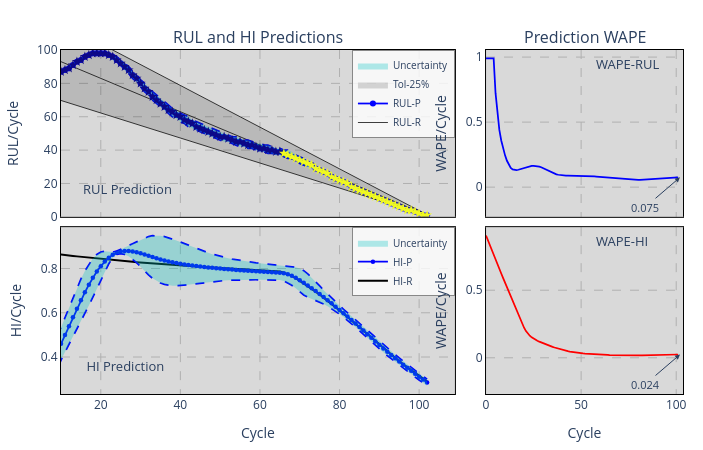

This figure's notebook cell:
### Code cell
params = df.iloc[9,1:].values
m,nI,nR,nO,mO,N1,N2,N3,τ,act = ParseParams(params)
X, Y, Z, kX = PrepareData(RS, HI, W, nI, nO, mO)
ref, J, L = RefEoL(sig, EOL, kX)   # avisa se o fluxo não alcança o EoL
if isinstance(nR, str): nR = ast.literal_eval(nR)


# RUL intervalar (RULInterv2): protocolo 3 na janela de entrada + análise intervalar da rede (pesos numéricos)
RHO = 0.76                  # rho inicial: múltiplo do erro estimado do HI (eP) somado/subtraído aos valores previstos
# rho dinâmico (sugestão 3): subida de gradiente online em V = média(cov*sp) do HI
RHO_DYN = True              # False: rho estático (= RHO)
RHO_ETA, RHO_T, RHO_BETA = 0.51, 0.51, 0.59   # passo, temperatura da cobertura suavizada (escore |e|/e_est), momento
RHO_MIN, RHO_MAX = 1e-2, 10
INTR_STATE = 'reset'        # estado recorrente intervalar: 'reset' (só a incerteza da janela do passo) ou 'carry' (propagado)

teda=AutoCloud(m=m,nI=nI,nR=nR,nO=nO,ηS=[N1,N2,N3],act=act,
               tau=τ,eol=EOL,ref=ref,wtaG=WTAG,wtaP=WTAP,feedback=FEEDBACK,mO=mO,
               rho=RHO,lam=LAM,intr_state=INTR_STATE,
               rho_dyn=RHO_DYN,rho_eta=RHO_ETA,rho_T=RHO_T,rho_beta=RHO_BETA,rho_min=RHO_MIN,rho_max=RHO_MAX,
               ff_rls=0.91,dt_rls=27
               )

for j,_ in enumerate(X[:J]):

    teda.run(X[j])
    teda.RUL_Prediction(Y[j],mode='interval',lim=L,show=False)
    teda.WAPE_HI2(Y[j],Z[j])
    teda.Adapt(Y[j],Z[j])
    teda.UpdateRLS(mode='HI')

print(f"HI (HI_Granularity): cov={teda.cov:.3f} | sp={teda.sp:.3f} | V=média(cov*sp)={teda.V:.4f}")
PlotDSI_3D_PLY(teda,xi=10, yf=100, HideCol=[1,2])
